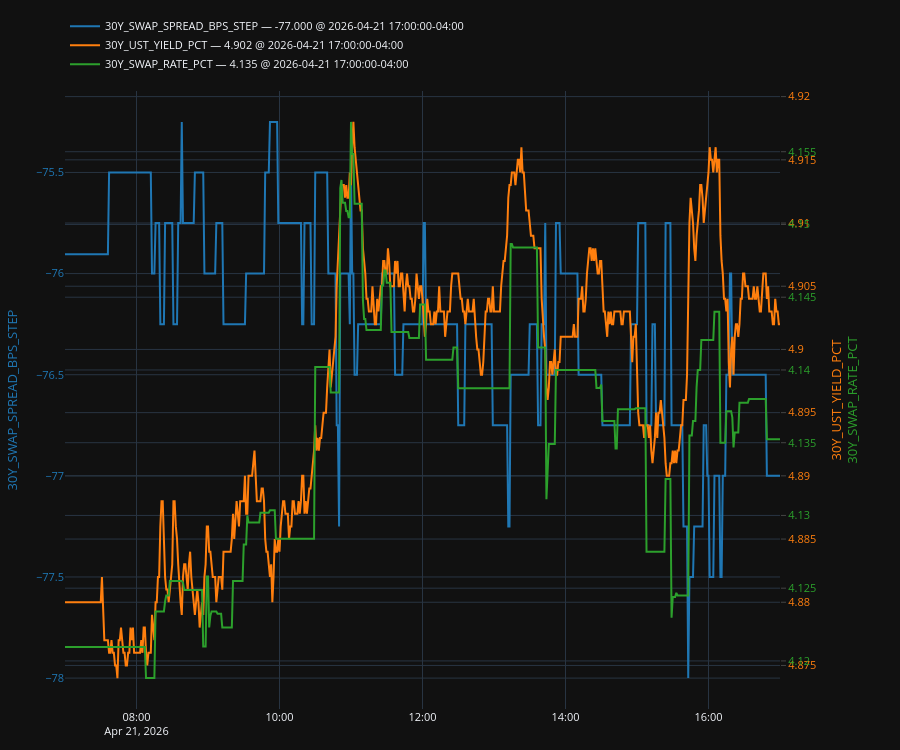

The cell this chart's notebook holds for it:
### Code cell
plot, fig, _, _, legend = make_secondary_axis_plot(engine="plotly")
plot(df[f"{headline}_SWAP_SPREAD_BPS_STEP"], which="left")
plot(df[f"{headline}_UST_YIELD_PCT"], which="right")
plot(df[f"{headline}_SWAP_RATE_PCT"], which="right")
legend(valfmt="{:.3f}", show_date=True)

### Figure 1 — Plotly figure (JSON) as saved in the notebook; plotly's stock layout.template omitted (floating-point values rounded to 4 significant figures; data arrays with more than 128 entries replaced by an {"elided": "..."} marker saying what was removed)
{"data": [{"line": {"color": "#1f77b4"}, "mode": "lines", "name": "30Y_SWAP_SPREAD_BPS_STEP — -77.000 @ 2026-04-21 17:00:00-04:00", "showlegend": true, "type": "scatter", "x": {"elided": "601 str values"}, "y": {"elided": "601 float values"}, "yaxis": "y"}, {"line": {"color": "#ff7f0e"}, "mode": "lines", "name": "30Y_UST_YIELD_PCT — 4.902 @ 2026-04-21 17:00:00-04:00", "showlegend": true, "type": "scatter", "x": {"elided": "601 str values"}, "y": {"elided": "601 float values"}, "yaxis": "y2"}, {"line": {"color": "#2ca02c"}, "mode": "lines", "name": "30Y_SWAP_RATE_PCT — 4.135 @ 2026-04-21 17:00:00-04:00", "showlegend": true, "type": "scatter", "x": {"elided": "601 str values"}, "y": {"elided": "601 float values"}, "yaxis": "y3"}], "layout": {"font": {"size": 11}, "height": 750, "legend": {"orientation": "h", "x": 0, "xanchor": "left", "y": 1.02, "yanchor": "bottom"}, "margin": {"b": 40, "l": 60, "r": 120, "t": 60}, "newshape": {"line": {"color": "red"}}, "title": {}, "xaxis": {"showgrid": true, "showspikes": true, "spikecolor": "white", "spikemode": "across", "spikesnap": "cursor"}, "yaxis": {"showgrid": true, "showspikes": true, "spikecolor": "white", "spikesnap": "cursor", "spikethickness": 0.5, "tickfont": {"color": "#1f77b4"}, "title": {"font": {"color": "#1f77b4"}, "text": "30Y_SWAP_SPREAD_BPS_STEP"}}, "yaxis2": {"anchor": "x", "overlaying": "y", "position": 0.98, "showgrid": true, "showspikes": true, "side": "right", "spikecolor": "white", "spikesnap": "cursor", "spikethickness": 0.5, "tickfont": {"color": "#ff7f0e"}, "ticklabelposition": "outside", "ticks": "outside", "title": {"font": {"color": "#ff7f0e"}, "standoff": 16, "text": "30Y_UST_YIELD_PCT"}}, "yaxis3": {"anchor": "x", "overlaying": "y", "position": 0.92, "showgrid": true, "showspikes": true, "side": "right", "spikecolor": "white", "spikesnap": "cursor", "spikethickness": 0.5, "tickfont": {"color": "#2ca02c"}, "ticklabelposition": "outside", "ticks": "outside", "title": {"font": {"color": "#2ca02c"}, "standoff": 32, "text": "30Y_SWAP_RATE_PCT"}}}}
